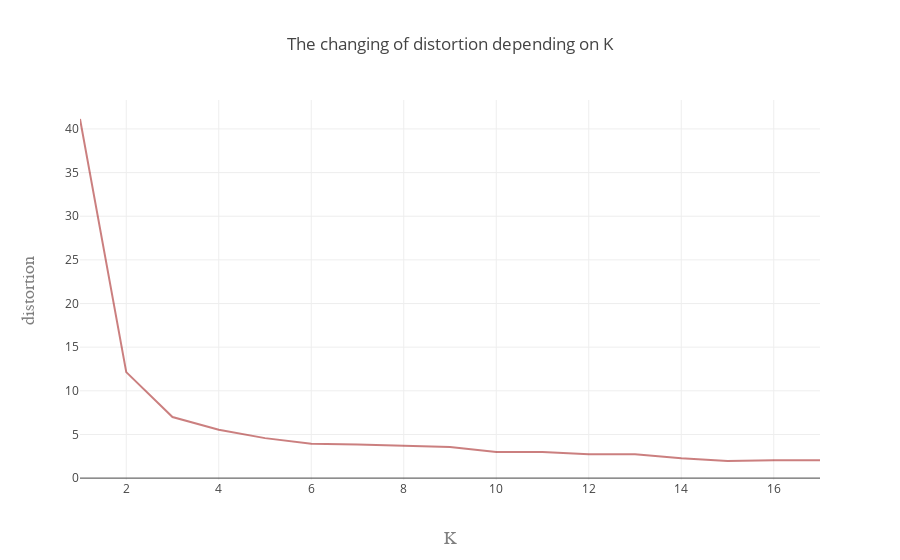

The cell this chart's notebook holds for it:
### Markdown cell above
### Choose the best-K, using the elbow method

### Code cell
iris_ds = iris.iloc[:, 0:4].values
minmax_scaler = sklearn.preprocessing.MinMaxScaler(feature_range=(0, 1))
iris_ds = minmax_scaler.fit_transform(iris_ds)

# K = 1 to 18,for every k value we calculate distortion,then we plot the line graph between K and Distortion
distortions = []
K = list(range(1,18))

for k in K:
    centroids, cluster_assignments, iters, orig_centroids = cluster(iris_ds, k)
    distortions.append(np.sum(cluster_assignments[:, 1]))
    
# plt.plot(K,distortions,'bx-');
trace = go.Scatter(x = K,y = distortions, mode = 'lines',
                   marker = dict(size = 10,color="rgba(152,0,0,0.5)")
                  )

data = [trace]
layout=dict(
        title='The changing of distortion depending on K',
        xaxis=go.layout.XAxis(
            title=go.layout.xaxis.Title(
                text='K',
                font=dict(
                    family='Courier New, monospace',
                    size=18,
                    color='#7f7f7f'
                )
            )
        ),
        yaxis=go.layout.YAxis(
            title=go.layout.yaxis.Title(
                text='distortion',
                font=dict(
                    family='Courier New, monospace',
                    size=18,
                    color='#7f7f7f'
                )
            )
        )
    )
figure = dict(data=data, layout=layout)
iplot(figure)

### Figure 1 — Plotly figure (JSON) as saved in the notebook; plotly's stock layout.template omitted (floating-point values rounded to 4 significant figures)
{"data": [{"marker": {"color": "rgba(152,0,0,0.5)", "size": 10}, "mode": "lines", "type": "scatter", "uid": "d98ee4c5-ac12-4c30-8154-dde85dc4b1c3", "x": [1, 2, 3, 4, 5, 6, 7, 8, 9, 10, 11, 12, 13, 14, 15, 16, 17], "y": [41.14, 12.14, 6.998, 5.55, 4.581, 3.941, 3.86, 3.725, 3.552, 2.996, 2.983, 2.732, 2.722, 2.282, 1.96, 2.052, 2.036]}], "layout": {"title": {"text": "The changing of distortion depending on K"}, "xaxis": {"title": {"font": {"color": "#7f7f7f", "family": "Courier New, monospace", "size": 18}, "text": "K"}}, "yaxis": {"title": {"font": {"color": "#7f7f7f", "family": "Courier New, monospace", "size": 18}, "text": "distortion"}}}}
